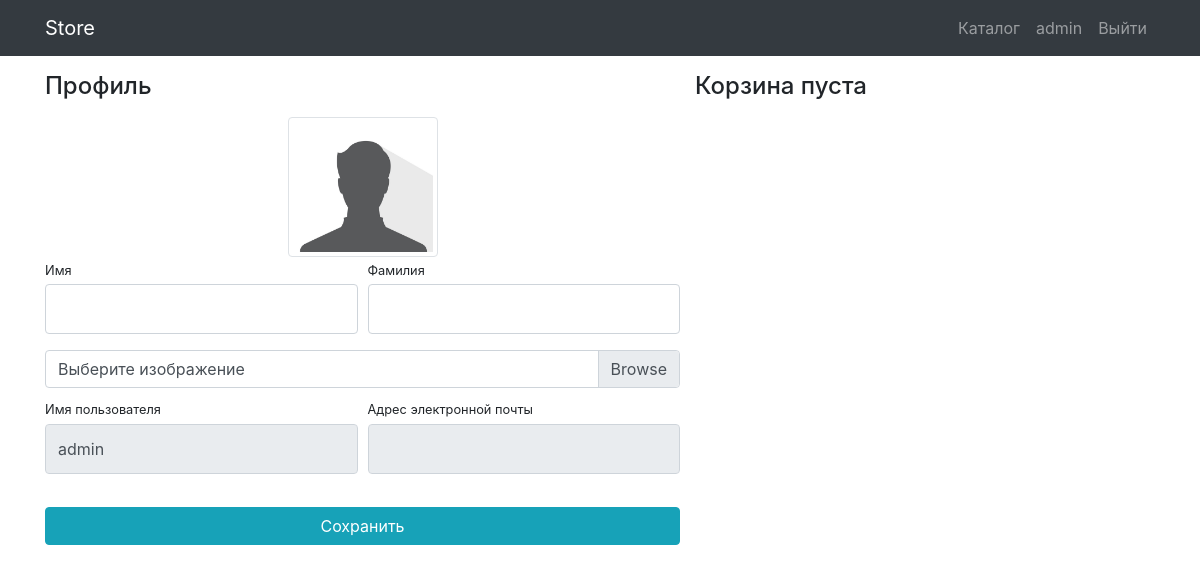
Before: /users/profile/ (signed in) with the older database file.
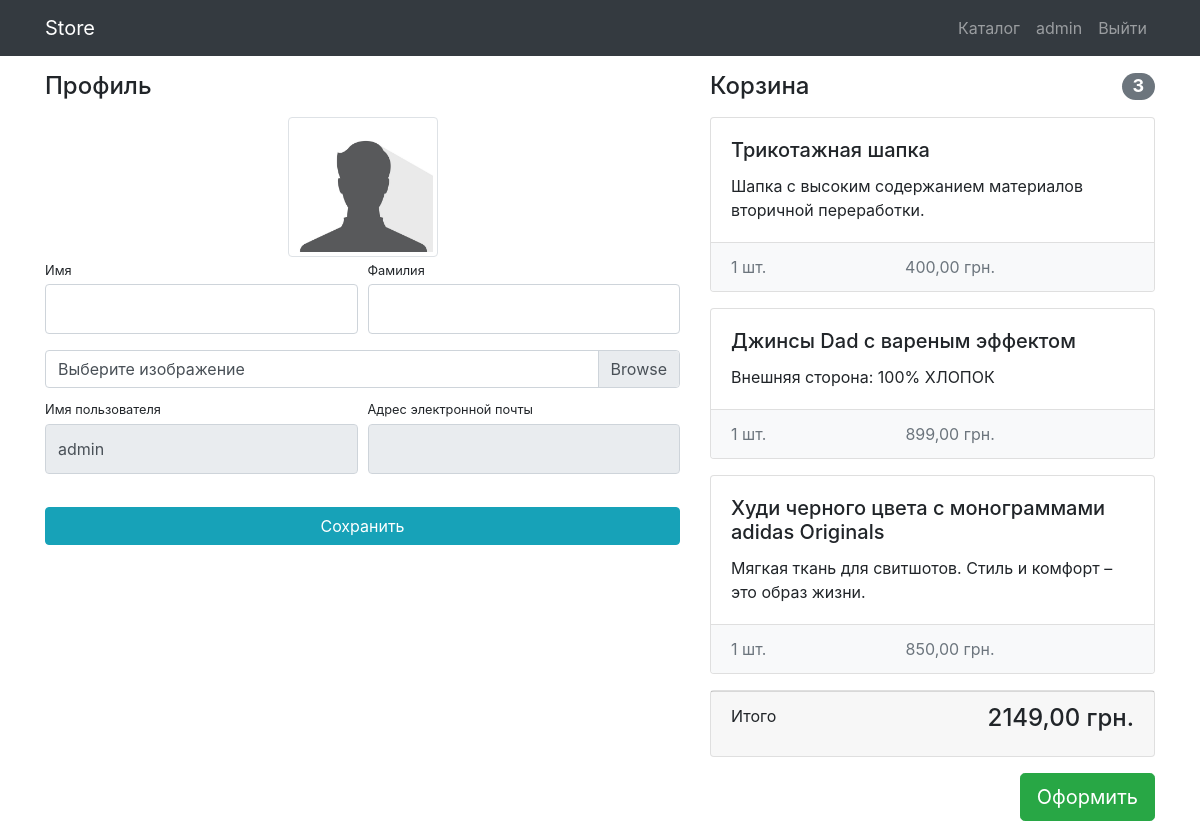
After: the same page with the newer database file.
### products/models.py (models this page shows, shortened)
class Basket(models.Model):
    user = models.ForeignKey(User, on_delete=models.CASCADE)
    product = models.ForeignKey(Product, on_delete=models.CASCADE)
    quantity = models.PositiveIntegerField(default=0)
    created_timestamp = models.DateTimeField(auto_now_add=True)
    class Meta:
        verbose_name = 'Корзина'
        verbose_name_plural = 'Корзины'
    def sum(self):
        return self.quantity * self.product.price

class Product(models.Model):
    name = models.CharField(max_length=256)
    image = models.ImageField(upload_to='products_images', blank=True)
    description = models.TextField(blank=True)
    short_description = models.CharField(max_length=64, blank=True)
    price = models.DecimalField(max_digits=8, decimal_places=2, default=0)
    quantity = models.PositiveIntegerField(default=0)
    category = models.ForeignKey(ProductCategory, on_delete=models.CASCADE)  # удаление категории = удалены все товары
    class Meta:
        verbose_name = 'Продукт'
        verbose_name_plural = 'Продукты'

### users/views.py (the view)
# urls.py: path('profile/', profile, name='profile'),
@login_required
def profile(request):
    user = request.user
    if request.method == 'POST':
        form = UserProfileForm(data=request.POST, files=request.FILES, instance=user)
        if form.is_valid():
            form.save()
            return HttpResponseRedirect(reverse('users:profile'))
    else:
        form = UserProfileForm(instance=user)
    baskets = Basket.objects.filter(user=user)
    total_quantity = sum(basket.quantity for basket in baskets)
    total_sum = sum(basket.sum() for basket in baskets)
    context = {'title': 'Store - Личный кабинет',
               'form': form,
               'baskets': baskets,
               'total_quantity': total_quantity,
               'total_sum': total_sum,
    }
    return render(request, 'users/profile.html', context)

### users/forms.py
class UserProfileForm(UserChangeForm):
    username = forms.CharField(widget=forms.TextInput(attrs={'readonly': True}))
    email = forms.CharField(widget=forms.EmailInput(attrs={'readonly': True}))
    image = forms.ImageField(widget=forms.FileInput(), required=False)
    class Meta:
        model = User
        fields = ('username', 'email', 'first_name', 'last_name', 'image')
    def __init__(self, *args, **kwargs):
        super(UserProfileForm, self).__init__(*args, **kwargs)
        for field_name, field in self.fields.items():
            field.widget.attrs['class'] = 'form-control py-4'
        self.fields['image'].widget.attrs['class'] = 'custom-file-input'

### users/templates/users/profile.html (shortened to what this page needs)
{% extends 'products/base.html' %}
{% load static %}
{% block css %}
    <link href="{% static 'css/profile.css' %}" rel="stylesheet">
{% endblock %}
{% block content %}
    <div class="container">
        <div class="row">
            <div class="col-lg-7">
                <h4 class="mt-3 mb-3">Профиль</h4>
                <div class="col-lg-12 text-center">
                    <img width="150" height="150"
                         src="{% if user.image %} {{ user.image.url }} {% else %} {% static 'vendor/img/users/default-avatar.jpg' %} {% endif %}"
                         class="img-thumbnail">
                </div>
                <form action="{% url 'users:profile' %}" method="post" enctype="multipart/form-data">
                    <div class="form-row">
                        <div class="col-lg-6">
                            <div class="form-group">
                                <label class="small mb-1" for="{{ form.first_name.id_for_label }}">Имя</label>
                                {{ form.first_name }}
                            </div>
                        </div>
                        <div class="col-lg-6">
                            <div class="form-group">
                                <label class="small mb-1" for="{{ form.last_name.id_for_label }}">Фамилия</label>
                                {{ form.last_name }}
                            </div>
                        </div>
                    </div>
                    <div class="form-row mb-2">
                        <div class="col-lg-12">
                            <div class="custom-file">
                                <label class="custom-file-label" for="{{ form.image.id_for_label }}">Выберите изображение</label>
                            </div>
                        </div>
                    </div>
                    <div class="form-row">
                        <div class="col-lg-6">
                            <label class="small mb-1" for="{{ form.username.id_for_label }}">Имя пользователя</label>
                            {{ form.username }}
                        </div>
                        <div class="col-lg-6">
                            <label class="small mb-1" for="{{ form.email.id_for_label }}">Адрес электронной
                                почты</label>
                            {{ form.email }}
                        </div>
                    </div>
                    <div class="form-row">
                        <div class="col-lg-12" style="margin-top: 33px;">
                            <input class="btn btn-info btn-block" type="submit" value="Сохранить">
                        </div>
                    </div>
                </form>
            </div>
            {% include 'products/basket.html' %}
        </div>
    </div>
{% endblock %}

### products/templates/products/basket.html (shortened to what this page needs)
{% if baskets %}
    <div class="col-lg-5">
    <h4 class="mt-3 mb-3 d-flex justify-content-between align-items-center mb-3">
        Корзина <span class="badge badge-secondary badge-pill">{{ total_quantity }}</span>
    </h4>
    {% for basket in baskets %}
        <div class="card mb-3">
            <div class="card-body">
                <h5 class="card-title">{{ basket.product.name }}</h5>
                <p class="card-text">{{ basket.product.short_description }}</p>
            </div>
            <ul class="list-group list-group-flush">
                <li class="list-group-item d-flex justify-content-between lh-condensed bg-light">
                    <span class="text-muted">{{ basket.quantity }} шт.</span>
                    <span class="text-muted">{{ basket.sum }} грн.</span>
                </li>
            </ul>
        </div>
    {% endfor %}
    <div class="card mb-3">
        <div class="card-footer">
            <p class="float-left">Итого</p>
            <h4 class="float-right">{{ total_sum }} грн.</h4>
        </div>
    </div>
    <button type="button" class="btn btn-success btn-lg float-right">Оформить</button>
</div>
{% else  %}
    <h4 class="mt-3 mb-3 mb-3 text-center">
        Корзина пуста
    </h4>
{% endif %}

Changed rows visible on the page:
added Basket: product.name "Трикотажная шапка", product.short_description "Шапка с высоким содержанием материалов вторичной переработки.", quantity "1", sum "400,00"
added Basket: product.name "Джинсы Dad с вареным эффектом", product.short_description "Внешняя сторона: 100% ХЛОПОК", quantity "1", sum "899,00"
added Basket: product.name "Худи черного цвета с монограммами adidas Originals", product.short_description "Мягкая ткань для свитшотов. Стиль и комфорт – это образ жизни.", quantity "1", sum "850,00"
Other visible differences:
{{ total_quantity }}: (not shown) → "3"
{{ total_sum }}: (not shown) → "2149,00"
text no longer shown: "Корзина пуста"
text now shown: "Корзина Итого грн. Оформить"
